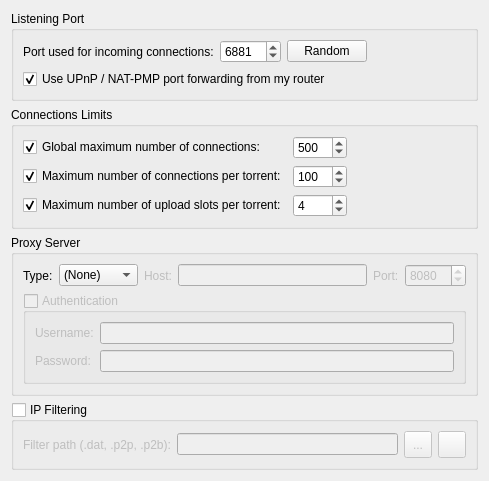
          <widget class="QWidget" name="scrollAreaWidgetContents_3">
           <property name="geometry">
            <rect>
             <x>0</x>
             <y>0</y>
             <width>489</width>
             <height>456</height>
            </rect>
           </property>
           <layout class="QVBoxLayout" name="verticalLayout_20">
            <item>
             <layout class="QHBoxLayout">
              <item>
               <widget class="QGroupBox" name="ListeningPortBox">
                <property name="title">
                 <string>Listening Port</string>
                </property>
                <layout class="QVBoxLayout">
                 <item>
                  <layout class="QHBoxLayout">
                   <item>
                    <widget class="QLabel" name="lbl_ports">
                     <property name="text">
                      <string>Port used for incoming connections:</string>
                     </property>
                    </widget>
                   </item>
                   <item>
                    <widget class="QSpinBox" name="spinPort">
                     <property name="minimum">
                      <number>1</number>
                     </property>
                     <property name="maximum">
                      <number>65535</number>
                     </property>
                     <property name="value">
                      <number>6881</number>
                     </property>
                    </widget>
                   </item>
                   <item>
                    <widget class="QPushButton" name="randomButton">
                     <property name="text">
                      <string>Random</string>
                     </property>
                    </widget>
                   </item>
                   <item>
                    <spacer>
                     <property name="orientation">
                      <enum>Qt::Horizontal</enum>
                     </property>
                     <property name="sizeHint" stdset="0">
                      <size>
                       <width>20</width>
                       <height>20</height>
                      </size>
                     </property>
                    </spacer>
                   </item>
                  </layout>
                 </item>
                 <item>
                  <widget class="QCheckBox" name="checkUPnP">
                   <property name="text">
                    <string>Use UPnP / NAT-PMP port forwarding from my router</string>
                   </property>
                   <property name="checked">
                    <bool>true</bool>
                   </property>
                  </widget>
                 </item>
                </layout>
               </widget>
              </item>
             </layout>
            </item>
            <item>
             <widget class="QGroupBox" name="nbConnecBox">
              <property name="title">
               <string>Connections Limits</string>
              </property>
              <layout class="QGridLayout" name="gridLayout">
               <item row="0" column="0">
                <widget class="QCheckBox" name="checkMaxConnecs">
                 <property name="text">
                  <string>Global maximum number of connections:</string>
                 </property>
                 <property name="checked">
                  <bool>true</bool>
                 </property>
                </widget>
               </item>
               <item row="0" column="1">
                <widget class="QSpinBox" name="spinMaxConnec">
                 <property name="enabled">
                  <bool>true</bool>
                 </property>
                 <property name="minimum">
                  <number>2</number>
                 </property>
                 <property name="maximum">
                  <number>2000</number>
                 </property>
                 <property name="value">
                  <number>500</number>
                 </property>
                </widget>
               </item>
               <item row="1" column="0">
                <widget class="QCheckBox" name="checkMaxConnecsPerTorrent">
                 <property name="text">
                  <string>Maximum number of connections per torrent:</string>
                 </property>
                 <property name="checked">
                  <bool>true</bool>
                 </property>
                </widget>
               </item>
               <item row="1" column="1">
                <widget class="QSpinBox" name="spinMaxConnecPerTorrent">
                 <property name="minimum">
                  <number>2</number>
                 </property>
                 <property name="maximum">
                  <number>2000</number>
                 </property>
                 <property name="value">
                  <number>100</number>
                 </property>
                </widget>
               </item>
               <item row="2" column="0">
                <widget class="QCheckBox" name="checkMaxUploadsPerTorrent">
                 <property name="text">
                  <string>Maximum number of upload slots per torrent:</string>
                 </property>
                 <property name="checked">
                  <bool>true</bool>
                 </property>
                </widget>
               </item>
               <item row="2" column="1">
                <widget class="QSpinBox" name="spinMaxUploadsPerTorrent">
                 <property name="maximum">
                  <number>500</number>
                 </property>
                 <property name="value">
                  <number>4</number>
                 </property>
                </widget>
               </item>
               <item row="0" column="2">
                <spacer name="horizontalSpacer_3">
                 <property name="orientation">
                  <enum>Qt::Horizontal</enum>
                 </property>
                 <property name="sizeHint" stdset="0">
                  <size>
                   <width>40</width>
                   <height>20</height>
                  </size>
                 </property>
                </spacer>
               </item>
               <item row="1" column="2">
                <spacer name="horizontalSpacer_4">
                 <property name="orientation">
                  <enum>Qt::Horizontal</enum>
                 </property>
                 <property name="sizeHint" stdset="0">
                  <size>
                   <width>40</width>
                   <height>20</height>
                  </size>
                 </property>
                </spacer>
               </item>
               <item row="2" column="2">
                <spacer name="horizontalSpacer_6">
                 <property name="orientation">
                  <enum>Qt::Horizontal</enum>
                 </property>
                 <property name="sizeHint" stdset="0">
                  <size>
                   <width>40</width>
                   <height>20</height>
                  </size>
                 </property>
                </spacer>
               </item>
              </layout>
             </widget>
            </item>
            <item>
             <widget class="QGroupBox" name="groupProxy">
              <property name="enabled">
               <bool>true</bool>
              </property>
              <property name="title">
               <string>Proxy Server</string>
              </property>
              <layout class="QVBoxLayout" name="verticalLayout_29">
               <item>
                <layout class="QHBoxLayout" name="_2">
                 <item>
                  <widget class="QLabel" name="ProxyType_lbl">
                   <property name="text">
                    <string>Type:</string>
                   </property>
                  </widget>
                 </item>
                 <item>
                  <widget class="QComboBox" name="comboProxyType">
                   <item>
                    <property name="text">
                     <string>(None)</string>
                    </property>
                   </item>
                   <item>
                    <property name="text">
                     <string>SOCKS4</string>
                    </property>
                   </item>
                   <item>
                    <property name="text">
                     <string>SOCKS5</string>
                    </property>
                   </item>
                   <item>
                    <property name="text">
                     <string>HTTP</string>
                    </property>
                   </item>
                  </widget>
                 </item>
                 <item>
                  <widget class="QLabel" name="lblProxyIP">
                   <property name="enabled">
                    <bool>false</bool>
                   </property>
                   <property name="text">
                    <string>Host:</string>
                   </property>
                  </widget>
                 </item>
                 <item>
                  <widget class="QLineEdit" name="textProxyIP">
                   <property name="enabled">
                    <bool>false</bool>
                   </property>
                   <property name="text">
                    <string/>
                   </property>
                   <property name="maxLength">
                    <number>75</number>
                   </property>
                   <property name="echoMode">
                    <enum>QLineEdit::Normal</enum>
                   </property>
                  </widget>
                 </item>
                 <item>
                  <widget class="QLabel" name="lblProxyPort">
                   <property name="enabled">
                    <bool>false</bool>
                   </property>
                   <property name="text">
                    <string>Port:</string>
                   </property>
                  </widget>
                 </item>
                 <item>
                  <widget class="QSpinBox" name="spinProxyPort">
                   <property name="enabled">
                    <bool>false</bool>
                   </property>
                   <property name="minimum">
                    <number>1</number>
                   </property>
                   <property name="maximum">
                    <number>65535</number>
                   </property>
                   <property name="value">
                    <number>8080</number>
                   </property>
                  </widget>
                 </item>
                </layout>
               </item>
               <item>
                <widget class="QGroupBox" name="checkProxyAuth">
                 <property name="enabled">
                  <bool>false</bool>
                 </property>
                 <property name="title">
                  <string>Authentication</string>
                 </property>
                 <property name="checkable">
                  <bool>true</bool>
                 </property>
                 <property name="checked">
                  <bool>false</bool>
                 </property>
                 <layout class="QVBoxLayout" name="verticalLayout_24">
                  <item>
                   <layout class="QGridLayout" name="gridLayout_12">
                    <item row="0" column="0">
                     <widget class="QLabel" name="lblProxyUsername">
                      <property name="enabled">
                       <bool>false</bool>
                      </property>
                      <property name="text">
                       <string>Username:</string>
                      </property>
                     </widget>
                    </item>
                    <item row="0" column="1">
                     <widget class="QLineEdit" name="textProxyUsername">
                      <property name="enabled">
                       <bool>false</bool>
                      </property>
                      <property name="text">
                       <string/>
                      </property>
                      <property name="maxLength">
                       <number>1000</number>
                      </property>
                      <property name="echoMode">
                       <enum>QLineEdit::Normal</enum>
                      </property>
                     </widget>
                    </item>
                    <item row="1" column="0">
                     <widget class="QLabel" name="lblProxyPassword">
                      <property name="enabled">
                       <bool>false</bool>
                      </property>
                      <property name="text">
                       <string>Password:</string>
                      </property>
                     </widget>
                    </item>
                    <item row="1" column="1">
                     <widget class="QLineEdit" name="textProxyPassword">
                      <property name="enabled">
                       <bool>false</bool>
                      </property>
                      <property name="text">
                       <string/>
                      </property>
                      <property name="maxLength">
                       <number>1000</number>
                      </property>
                      <property name="echoMode">
                       <enum>QLineEdit::Password</enum>
                      </property>
                     </widget>
                    </item>
                   </layout>
                  </item>
                 </layout>
                </widget>
               </item>
              </layout>
             </widget>
            </item>
            <item>
             <widget class="QGroupBox" name="checkIPFilter">
              <property name="title">
               <string>IP Filtering</string>
              </property>
              <property name="checkable">
               <bool>true</bool>
              </property>
              <property name="checked">
               <bool>false</bool>
              </property>
              <layout class="QGridLayout" name="gridLayout_14">
               <item row="0" column="0">
                <widget class="QLabel" name="lblFilterPath">
                 <property name="text">
                  <string>Filter path (.dat, .p2p, .p2b):</string>
                 </property>
                </widget>
               </item>
               <item row="0" column="1">
                <widget class="QLineEdit" name="textFilterPath"/>
               </item>
               <item row="0" column="2">
                <widget class="QToolButton" name="browseFilterButton">
                 <property name="minimumSize">
                  <size>
                   <width>28</width>
                   <height>27</height>
                  </size>
                 </property>
                 <property name="text">
                  <string notr="true">...</string>
                 </property>
                </widget>
               </item>
               <item row="0" column="3">
                <widget class="QToolButton" name="IpFilterRefreshBtn">
                 <property name="minimumSize">
                  <size>
                   <width>28</width>
                   <height>27</height>
                  </size>
                 </property>
                 <property name="toolTip">
                  <string>Reload the filter</string>
                 </property>
                 <property name="text">
                  <string/>
                 </property>
                 <property name="iconSize">
                  <size>
                   <width>16</width>
                   <height>16</height>
                  </size>
                 </property>
                </widget>
               </item>
              </layout>
             </widget>
            </item>
           </layout>
          </widget>
